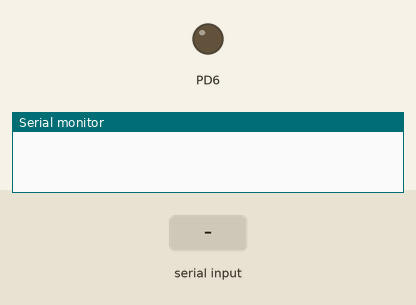
The program below on a simulated ATmega328P, built with avr-gcc and emulated at 8 MHz. Parts: output pins drawn as LEDs (lit = HIGH), the last lines printed to the serial monitor. The test bench sets the inputs (shaded band).

Above: at 1.2 s.
1.3 s: "90,45\n" received over Serial
At 2.5 s:
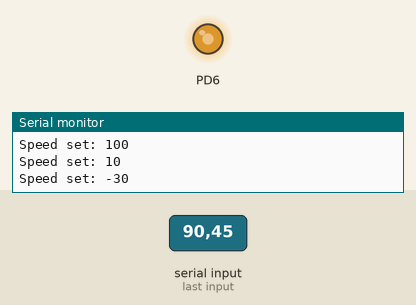
2.8 s: "200\n" received over Serial
At 3.8 s:
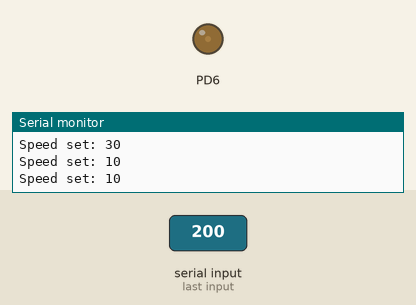
4.3 s: "s,45\n" received over Serial
At 4.9 s:
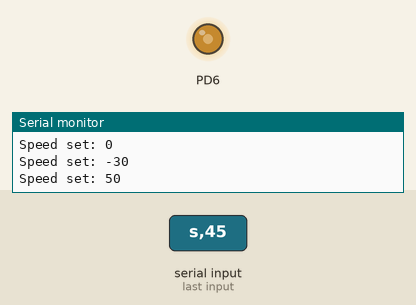
5.8 s: byte 115 ('s') received over Serial
At 7.0 s:
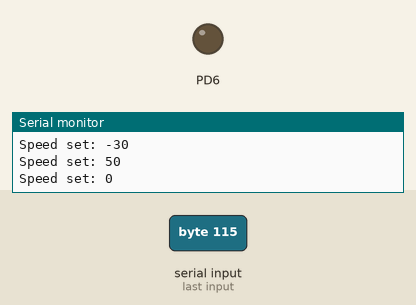
7.3 s: "30,150\n" received over Serial
At 8.4 s:
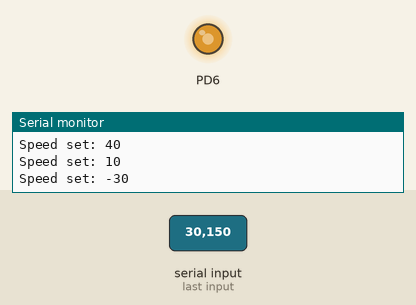
8.8 s: "90\n" received over Serial
At 10.2 s:
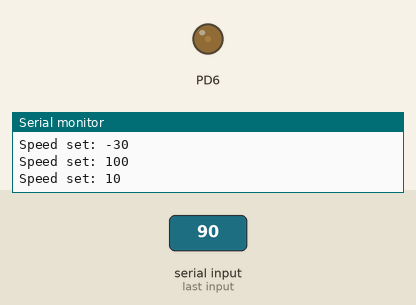
Timing chart, 0 to 11.3 s (numbered marks = the images above; inputs shaded):
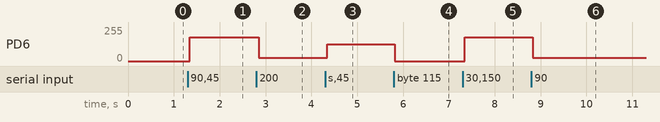

Measured:
- after the input at 1.3 s, PD6: 0/255 → 177/255 after 0.05 s
- after the input at 2.8 s, PD6: 177/255 → 25/255 after 0.05 s
- after the input at 4.3 s, PD6: 25/255 → 127/255 after 0.05 s
- after the input at 5.8 s, PD6: 127/255 → 0/255 at once
- after the input at 7.3 s, PD6: 0/255 → 177/255 after 0.05 s
- after the input at 8.8 s, PD6: 177/255 → 25/255 at once

The program:

main.c
```c
/*
 * firmware.c
 *
 * Created: 11/5/2020 1:36:43 PM
 * Author : GAndoo
 */

#define  F_CPU 8000000UL
#include <avr/io.h>
#include <util/delay.h>
#include <avr/interrupt.h>


void init_pwm(uint8_t );

void set_PWM(uint8_t);

void uart_init(int baud_rate);
void serial_write(unsigned char data[]);
void serial_writeln(unsigned char data[]);

volatile uint16_t current_speed = 0;
uint16_t adc_val = 0;

char string[20];

int main(void)
{
    /* Replace with your application code */
	init_pwm(0);

	uart_init(9600);
	sei();
    while (1)
	    {
			set_PWM(current_speed);
    }
}


void init_pwm(uint8_t value){
	DDRD |= (1 << DDD6);
	// PD6 is now an output

	OCR0A = (value * 255)/100;
	// set PWM for 50% duty cycle


	TCCR0A |= (1 << COM0A1);
	// set none-inverting mode

	TCCR0A |= (1 << WGM01) | (1 << WGM00);
	// set fast PWM Mode

	TCCR0B |= (1 << CS01);
	// set prescaler to 8 and starts PWM


}

void set_PWM(uint8_t value){
	OCR0A = (value * 255)/100;
	// set PWM for value% duty cycle


}


void uart_init(int baud_rate){

	//int value =     ((freq)/(16*baud_rate)) - 1;
	int value = 51;
	UBRR0H = (value>>8);
	UBRR0L = (value);

	UCSR0C = 0x06;       /* Set frame format: 8data, 1stop bit  */

	UCSR0B = (1<<TXEN0) | (1<<RXCIE0) | (1<<RXEN0); /* Enable  transmitter                 */
}

void serial_write(unsigned char data[]){
	int length = strlen(data);
	int i = 0;
	for (i = 0; i < length ; i++){
		UDR0 = data[i];
		while (!( UCSR0A & (1<<UDRE0))); /* Wait for empty transmit buffer*/


	}

}

void serial_writeln(unsigned char data[]){
	int length = strlen(data);
	int i = 0;
	for (i = 0; i < length ; i++){
		UDR0 = data[i];
		while (!( UCSR0A & (1<<UDRE0))); /* Wait for empty transmit buffer*/


	}

	serial_write("\n\r");

}

ISR (USART_RX_vect){

	char ReceivedChar = UDR0;

	if (ReceivedChar != '\n' && ReceivedChar != '\r'){
	if (ReceivedChar == 's'){
		current_speed = 0;
		serial_write("Speed set: ");
		itoa(current_speed,string,10);
		serial_writeln(string);
	}
	else{
	current_speed = 10 + 10*(ReceivedChar-'0');
	serial_write("Speed set: ");
	itoa(current_speed,string,10);
	serial_writeln(string);
}
	}
}
```
